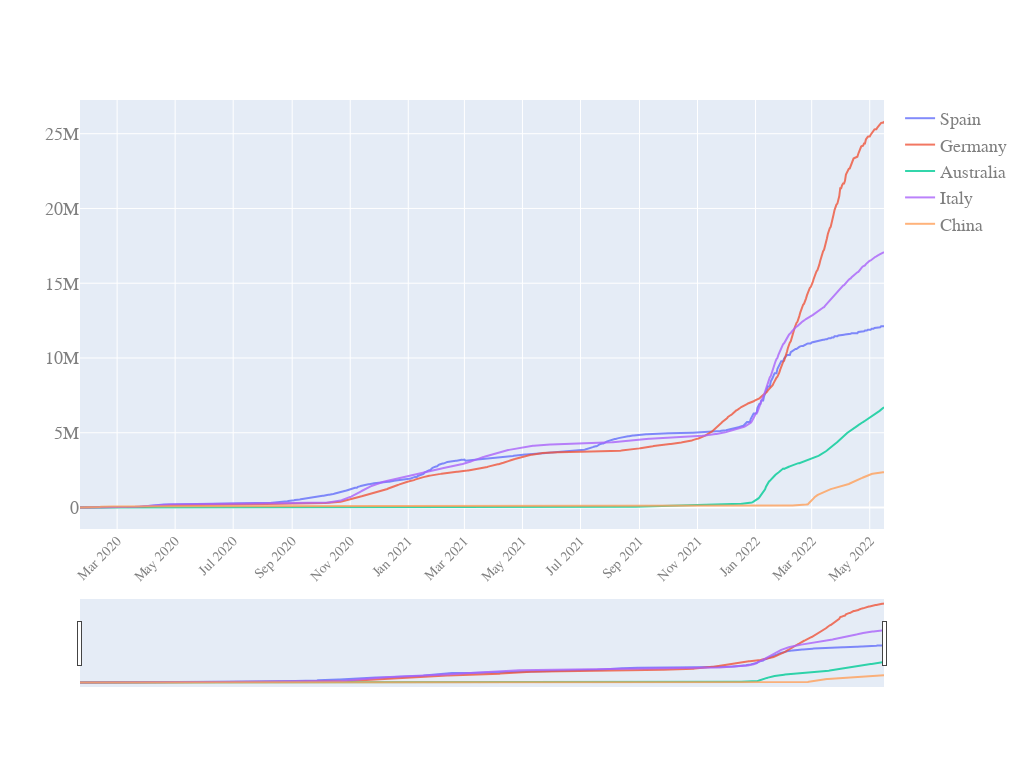

Notebook code cell kept with this figure:
### Code cell
quick_plot(df_analyse.date,
           df_analyse.iloc[:,1:],
           y_scale='linear',
           slider=True)

### Figure 1 — Plotly figure (JSON) as saved in the notebook; plotly's stock layout.template omitted (floating-point values rounded to 4 significant figures; data arrays with more than 128 entries replaced by an {"elided": "..."} marker saying what was removed)
{"data": [{"name": "Spain", "opacity": 0.8, "type": "scatter", "x": {"elided": "846 str values"}, "y": {"elided": "846 int values"}}, {"name": "Germany", "opacity": 0.8, "type": "scatter", "x": {"elided": "846 str values"}, "y": {"elided": "846 int values"}}, {"name": "Australia", "opacity": 0.8, "type": "scatter", "x": {"elided": "846 str values"}, "y": {"elided": "846 int values"}}, {"name": "Italy", "opacity": 0.8, "type": "scatter", "x": {"elided": "846 str values"}, "y": {"elided": "846 int values"}}, {"name": "China", "opacity": 0.8, "type": "scatter", "x": {"elided": "846 str values"}, "y": {"elided": "846 int values"}}], "layout": {"autosize": true, "font": {"color": "#7f7f7f", "family": "PT Sans, monospace", "size": 18}, "height": 768, "width": 1024, "xaxis": {"nticks": 20, "rangeslider": {"visible": true}, "tickangle": -45, "tickfont": {"color": "#7f7f7f", "size": 14}}, "yaxis": {"type": "linear"}}}
